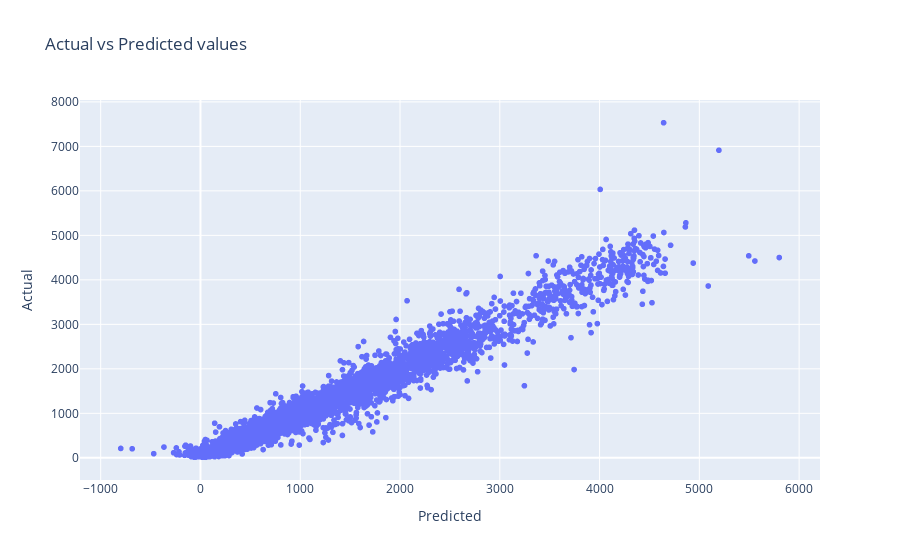

The cell this chart's notebook holds for it:
### Code cell
fig = px.scatter(
    x = y_pred,
    y = Y_test,
    labels = { 'x' : 'Predicted', 'y' : 'Actual'},
    title = 'Actual vs Predicted values'
)
fig.show()

### Figure 1 — Plotly figure (JSON) as saved in the notebook; plotly's stock layout.template omitted (floating-point values rounded to 4 significant figures; data arrays with more than 128 entries replaced by an {"elided": "..."} marker saying what was removed)
{"data": [{"hovertemplate": "Predicted=%{x}<br>Actual=%{y}<extra></extra>", "legendgroup": "", "marker": {"color": "#636efa", "symbol": "circle"}, "mode": "markers", "name": "", "showlegend": false, "type": "scattergl", "x": {"elided": "5225 float values"}, "xaxis": "x", "y": {"elided": "5225 int values"}, "yaxis": "y"}], "layout": {"legend": {"tracegroupgap": 0}, "title": {"text": "Actual vs Predicted values"}, "xaxis": {"anchor": "y", "domain": [0, 1], "title": {"text": "Predicted"}}, "yaxis": {"anchor": "x", "domain": [0, 1], "title": {"text": "Actual"}}}}
